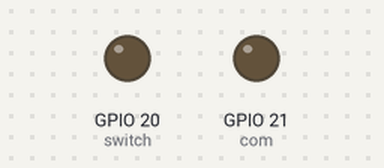
The program below on a simulated Raspberry Pi (BCM pin numbers). Parts: output pins drawn as LEDs (lit = HIGH). Dashed ring = blinking. At 14.0 s the program stops and its outputs stay as they are.

Above: at 0.1 s.
At 2.1 s:
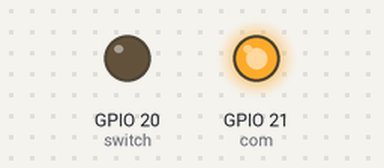
At 12.1 s:
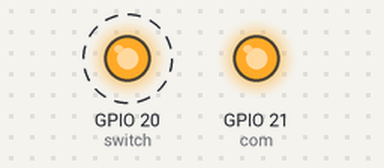
Timing chart, 0 to 15.5 s (numbered marks = the images above):
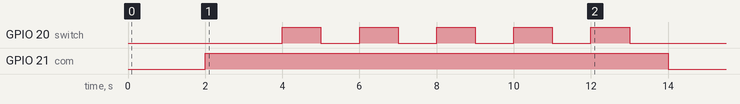

Measured:
- by itself, GPIO 20 (switch): alternates HIGH for 1.0 s and LOW for 1.0 s, 10 changes in all, then stays LOW
- by itself, GPIO 21 (com): LOW → HIGH at 2.0 s, → LOW 12.0 s later

The program:

relay.py
```python
from gpiozero import OutputDevice
from time import sleep


class Relay:
    def __init__(self, pins, setup=False):
        self.COM_PIN = pins["COM"]
        self.SWITCH_PIN = pins["SWITCH"]

        if setup:
            self.setup()

    def setup(self):
        self.com = OutputDevice(self.COM_PIN)
        self.switch = OutputDevice(self.SWITCH_PIN)

        self.devices = [self.com, self.switch]

    def cleanup(self):
        if len(self.devices) > 0:
            for device in self.devices:
                device.close()

    def toggle_switch(self, delay):
        if self.switch.is_active:
            self.switch.off()
            sleep(delay)
        else:
            self.switch.on()
            sleep(delay)


if __name__ == "__main__":
    pins = {
        "COM": 21,      # Common pin
        "SWITCH": 20    # Relay coil switch
    }

    sleep(2.0)

    relay = Relay(pins, setup=True)

    relay.com.on()  # Power COM on from GPIO
    sleep(2.0)

    # Switch between LEDs
    for i in range(5):
        relay.switch.on()
        sleep(1.0)
        relay.switch.off()
        sleep(1.0)

    relay.com.off()  # Power COM off from GPIO

    relay.cleanup()
```
